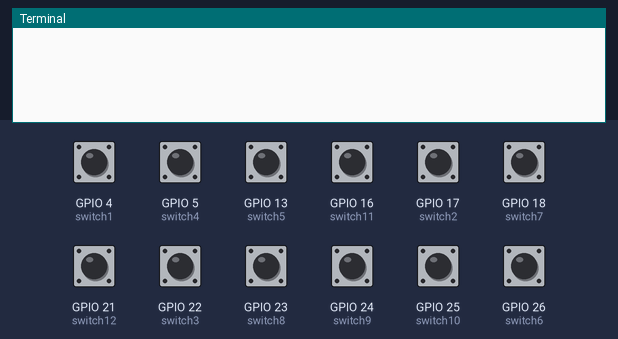
Simulated run of this program. Board: Raspberry Pi (BCM pin numbers). Parts: the last lines printed to the terminal. The inputs (shaded band) are chosen by the test bench; at power-on: GPIO 4 (switch1), GPIO 5 (switch4), GPIO 13 (switch5), GPIO 16 (switch11), GPIO 17 (switch2), GPIO 18 (switch7), GPIO 21 (switch12), GPIO 22 (switch3), GPIO 23 (switch8), GPIO 24 (switch9), GPIO 25 (switch10), GPIO 26 (switch6) LOW. Each call to the cloud database takes 0.3 s, and an entry nobody has set reads as its off value or as empty.

Above: at 4.8 s.
4.9 s: GPIO 16 (switch11) pulled HIGH for 1.95 s
At 7.8 s:
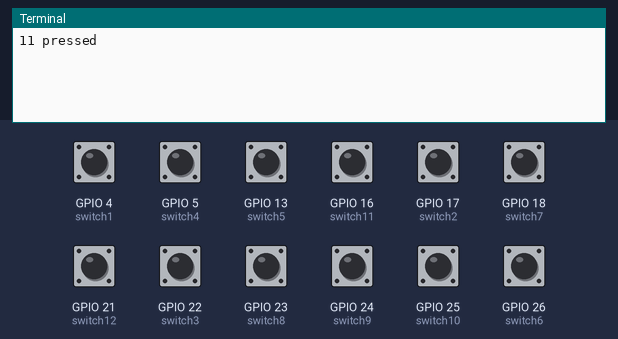
8.4 s: GPIO 13 (switch5) pulled HIGH for 1.95 s
At 9.1 s:
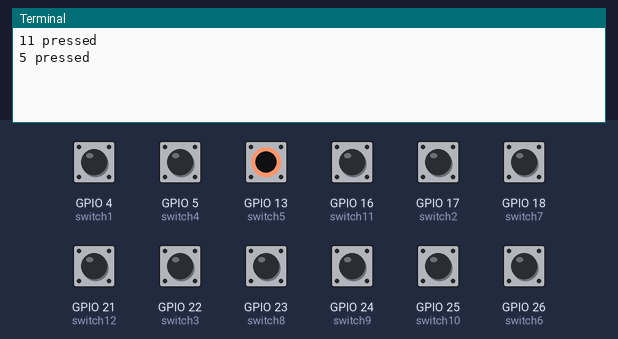
11.8 s: GPIO 18 (switch7) pulled HIGH for 1.95 s
At 13.5 s:
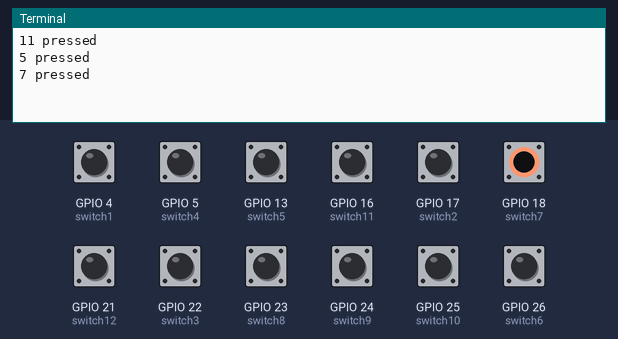
15.2 s: GPIO 5 (switch4) pulled HIGH for 1.95 s
At 16.8 s:
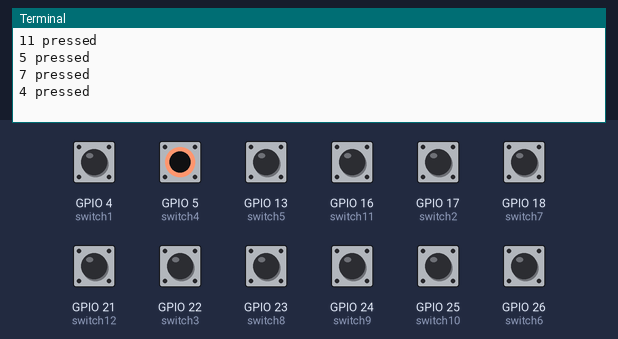
18.6 s: GPIO 22 (switch3) pulled HIGH for 1.95 s
At 19.3 s:
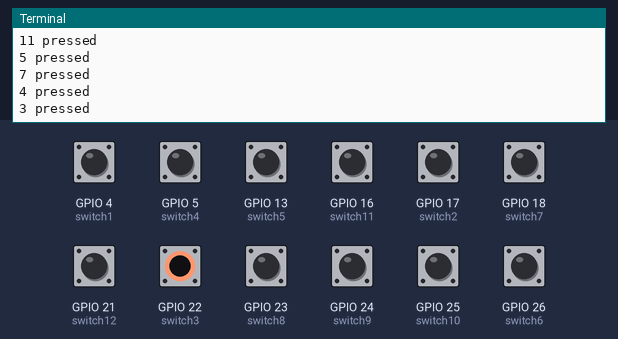
22.0 s: GPIO 23 (switch8) pulled HIGH for 1.95 s
At 24.4 s:
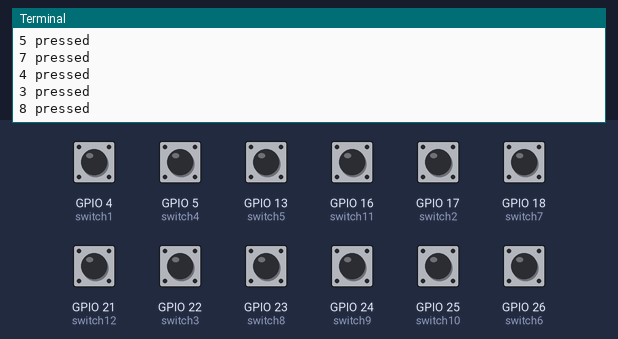
Timing chart, 0 to 25.9 s (numbered marks = the images above; inputs shaded):
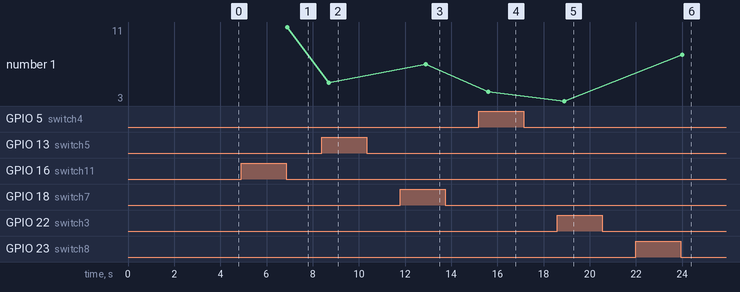

The program:

button.py
```python
from time import sleep
import pyrebase
import RPi.GPIO as GPIO

url = 'https://dw-1d-kivy.firebaseio.com'  # URL to Firebase database
apikey = '"AIzaSyADs22Rdhef_5w28Y4oOvx0Aat1NiKCl5U"'  # unique token used for authentication

config = {"apiKey": apikey, "databaseURL": url, }

# Create a firebase object by specifying the URL of the database and its secret token.
# The firebase object has functions put and get, that allows user to put data onto
# the database and also retrieve data from the database.

# Green = 0 ,Red = 1
firebase = pyrebase.initialize_app(config)
db = firebase.database()

db.child("1").set('0')
db.child("2").set('0')
db.child("3").set('0')
db.child("4").set('0')
db.child("5").set('0')
db.child("6").set('0')
db.child("7").set('0')
db.child("8").set('0')
db.child("9").set('0')
db.child("10").set('0')
db.child("11").set('0')
db.child("12").set('0')

# Use the BCM GPIO numbers as the numbering scheme.
GPIO.setmode(GPIO.BCM)

# Use different GPIO for the buttons.
red, yellow, green, black, blue, orange, red2, yellow2, green2, black2, blue2, orange2 = [12, 16, 17, 18, 19, 20, 21,
                                                                                          22, 23, 24, 25, 26]

# Set GPIO numbers in the list: [12, 16, 20, 21] as OUTPUT

# If one end of the switch is wired to ground and the other to a gpio you need a pull-up on the gpio.
# Then the gpio will read high normally and will read low when the switch is closed.
#
# If one end of the switch is wired to 3V3 and the other to a gpio you need a pull-down on the gpio.
# Then the gpio will read low normally and will read high when the switch is closed.

switch1 = 4  # white
switch2 = 17  # red
switch3 = 22  # yellow
switch4 = 5  # green
switch5 = 13  # blue
switch6 = 26  # black
switch7 = 18  # white
switch8 = 23  # red
switch9 = 24  # yellow
switch10 = 25  # green
switch11 = 16  # blue
switch12 = 21  # black

GPIO.setup(switch1, GPIO.IN, GPIO.PUD_DOWN)  # Floor 1
GPIO.setup(switch2, GPIO.IN, GPIO.PUD_DOWN)
GPIO.setup(switch3, GPIO.IN, GPIO.PUD_DOWN)
GPIO.setup(switch4, GPIO.IN, GPIO.PUD_DOWN)
GPIO.setup(switch5, GPIO.IN, GPIO.PUD_DOWN)
GPIO.setup(switch6, GPIO.IN, GPIO.PUD_DOWN)  # Floor 6
GPIO.setup(switch7, GPIO.IN, GPIO.PUD_DOWN)
GPIO.setup(switch8, GPIO.IN, GPIO.PUD_DOWN)
GPIO.setup(switch9, GPIO.IN, GPIO.PUD_DOWN)
GPIO.setup(switch10, GPIO.IN, GPIO.PUD_DOWN)
GPIO.setup(switch11, GPIO.IN, GPIO.PUD_DOWN)
GPIO.setup(switch12, GPIO.IN, GPIO.PUD_DOWN)  # Floor 12

while True:

    if GPIO.input(switch1) == True:
        db.child("1").set("1")
        print("1f pressed")
    elif GPIO.input(switch1) == False:
        db.child("1").set("0")

    if GPIO.input(switch2) == True:
        db.child("2").set("1")
        print("2 pressed")
    elif GPIO.input(switch2) == False:
        db.child("2").set("0")

    if GPIO.input(switch3) == True:
        db.child("3").set("1")
        print("3 pressed")
    elif GPIO.input(switch3) == False:
        db.child("3").set("0")

    if GPIO.input(switch4) == True:
        db.child("4").set("1")
        print("4 pressed")
    elif GPIO.input(switch4) == False:
        db.child("4").set("0")

    if GPIO.input(switch5) == True:
        db.child("5").set("1")
        print("5 pressed")
    elif GPIO.input(switch5) == False:
        db.child("5").set("0")

    if GPIO.input(switch6) == True:
        db.child("6").set("1")
        print("6 pressed")
    elif GPIO.input(switch6) == False:
        db.child("6").set("0")

    if GPIO.input(switch7) == True:
        db.child("7").set("1")
        print("7 pressed")
    elif GPIO.input(switch7) == False:
        db.child("7").set("0")

    if GPIO.input(switch8) == True:
        db.child("8").set("1")
        print("8 pressed")
    elif GPIO.input(switch8) == False:
        db.child("8").set("0")

    if GPIO.input(switch9) == True:
        db.child("9").set("1")
        print("9 pressed")
    elif GPIO.input(switch9) == False:
        db.child("9").set("0")

    if GPIO.input(switch10) == True:
        db.child("10").set("1")
        print("10 pressed")
    elif GPIO.input(switch10) == False:
        db.child("10").set("0")

    if GPIO.input(switch11) == True:
        db.child("11").set("1")
        print("11 pressed")
    elif GPIO.input(switch11) == False:
        db.child("11").set("0")

    if GPIO.input(switch12) == True:
        db.child("12").set("1")
        print("12 pressed")
    elif GPIO.input(switch12) == False:
        db.child("12").set("0")
```

Measured:
- after the input at 4.9 s, the terminal: prints a new line after 2.0 s (image 1)
- after the input at 8.4 s, the terminal: prints a new line after 0.30 s (image 2)
- after the input at 11.8 s, the terminal: prints a new line after 1.1 s (image 3)
- after the input at 15.2 s, the terminal: prints a new line after 0.40 s (image 4)
- after the input at 18.6 s, the terminal: prints a new line after 0.30 s (image 5)
- after the input at 22.0 s, the terminal: prints a new line after 2.0 s (image 6)
- plotted number 1: 11 → 5 after the input at 8.4 s, 5 → 7 after the input at 11.8 s, 7 → 4 after the input at 15.2 s, 4 → 3 after the input at 18.6 s, 3 → 8 after the input at 22.0 s
